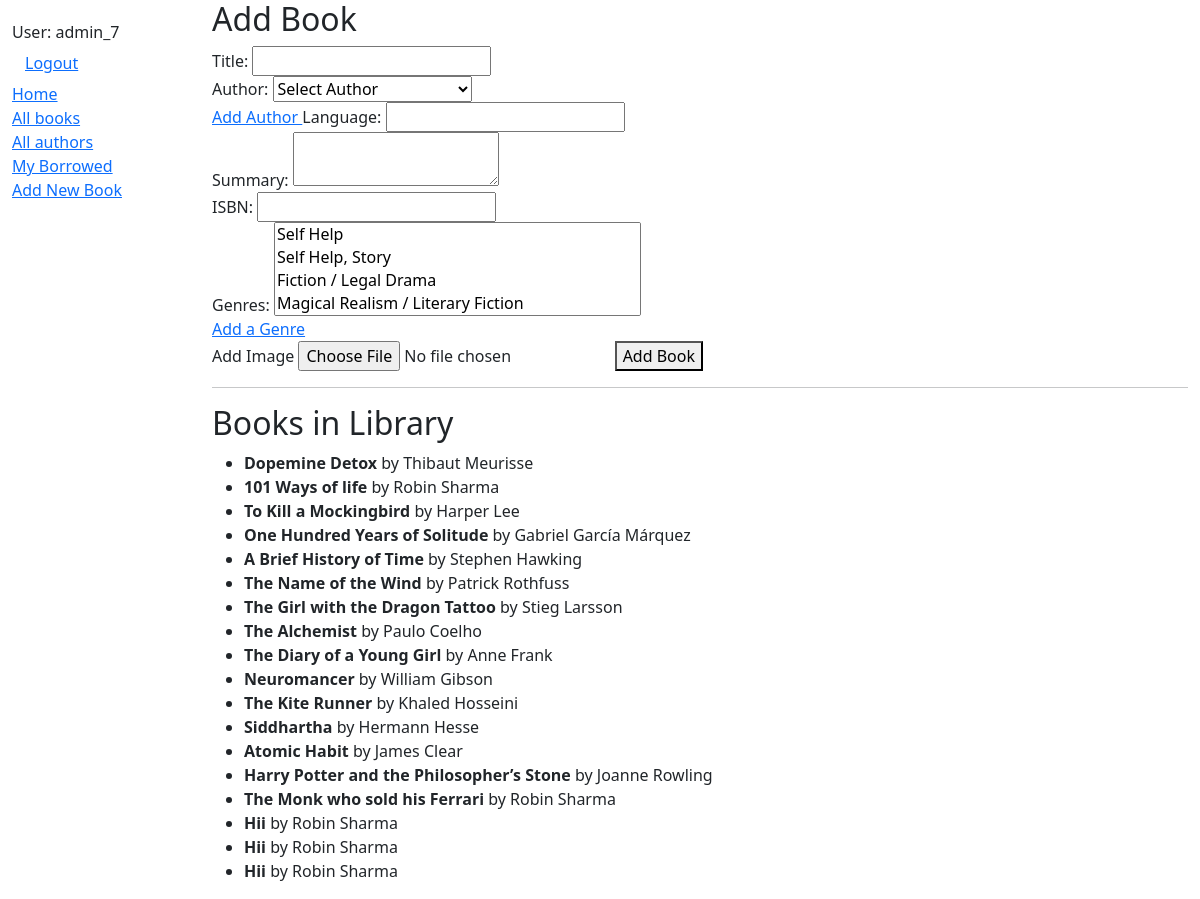
The page /catalog/addbook/ (signed in) on the database as committed earlier.
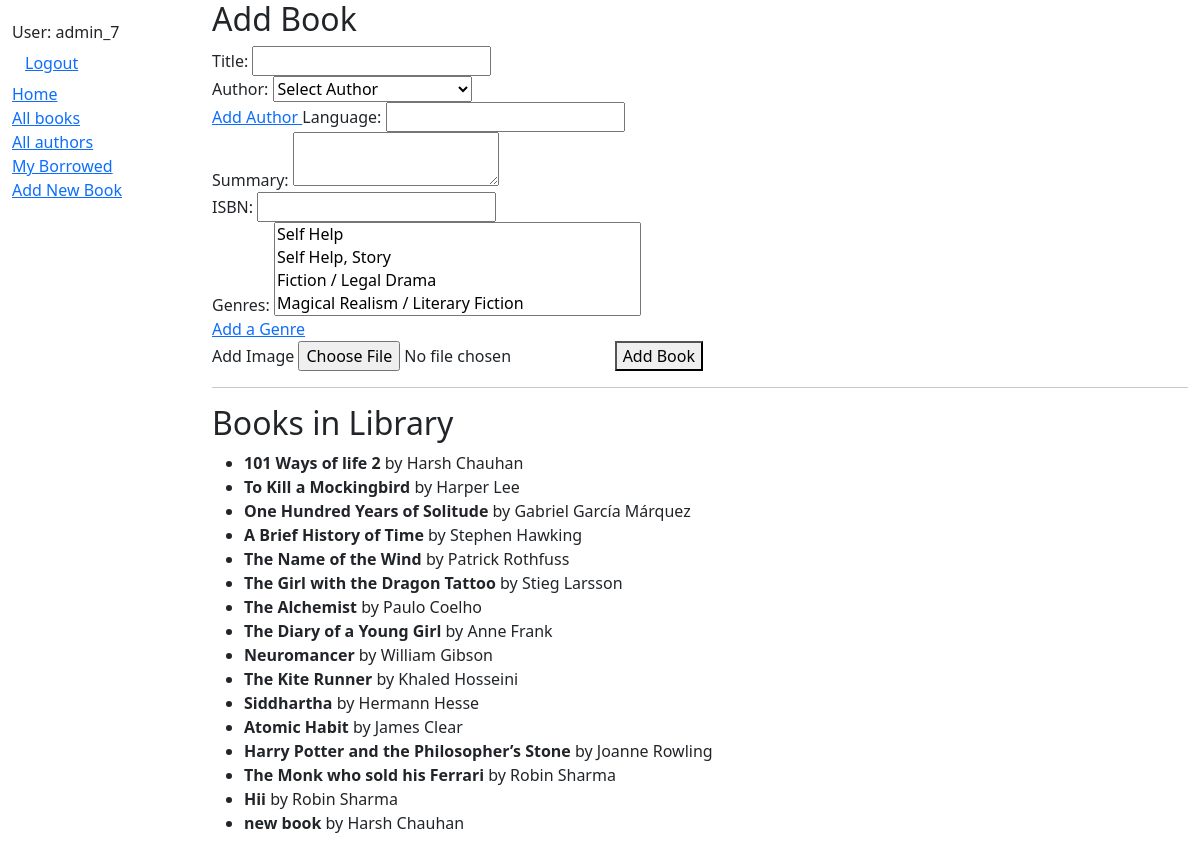
The same page on the database as committed later.
### myapp/models.py (models this page shows, shortened)
class Book(models.Model):
    title = models.CharField(max_length=200)
    author = models.ForeignKey('Author', on_delete=models.CASCADE, null=True)
    language=models.CharField(max_length=100, help_text="Language of the book",default="English")
    summary = models.TextField(
        max_length=1000, help_text="Enter a brief description of the book")
    isbn = models.CharField('ISBN', max_length=13,unique=True,help_text='13 Character '
    '<a href="https://www.isbn-international.org/content/what-isbn">ISBN number</a>')
    genre = models.ManyToManyField(
        Genre, help_text="Select a genre for this book")
    image=models.ImageField(upload_to='Book_Image', max_length=100,null=True,blank=True)

class Author(models.Model):
    first_name = models.CharField(max_length=100)
    last_name = models.CharField(max_length=100)
    date_of_birth = models.DateField(null=True, blank=True)
    date_of_death = models.DateField('Died', null=True, blank=True)
    language=models.CharField(max_length=100, help_text="In which language Author writes", default='English')
    class Meta:
        ordering = ['last_name', 'first_name']
    def __str__(self):
        return f' {self.first_name} {self.last_name}'

### myapp/views.py (the view, shortened to what this page needs)
# urls.py: path('addbook/', views.add_book, name='add-book'),
@login_required
def add_book(request):
    books=Book.objects.all()
    queryset_genres=Genre.objects.all()
    queryset_authors=Author.objects.all()
    context={'books':books,'genres':queryset_genres,'authors':queryset_authors,'is_edit':False,'book':None}
    return render (request, 'book_form.html', context)

### myapp/models.py (called while the page is built)
    def __str__(self):
        return self.name

### myapp/templates/book_form.html (shortened to what this page needs)
{% extends 'base.html'%}
{% block content%}
{%if is_edit %}
<h2> Edit Book </h2>
{% else %}
<h2> Add Book </h2>
{% endif %}
<form method="POST" enctype="multipart/form-data" action="{% if is_edit %}{% url 'edit-book' book.id%}
{% else %}{% url 'add-book' %}{% endif %}">
  <label>Title:</label>
  <input type="text" name="title" value="{{ book.title|default_if_none:'' }}" required><br>
  <label>Author:</label>
    <select name="author_id" placeholder="Select Author" required>
       <option value=""> Select Author </option>
    </select>
  <br>
    <a href="{% url 'add-author' %}"> Add Author </a>
  <label>Language:</label>
  <input type="text" name="language" value="{{ book.language|default_if_none:'' }}" required><br>
  <label>Summary:</label>
  <textarea name="summary" required>{{ book.summary|default_if_none:'' }}</textarea><br>
  <label>ISBN:</label>
  <input type="text" name="isbn" value="{{ book.isbn|default_if_none:'' }}" required><br>
  <label>Genres:</label>
  <select name="genre" multiple required>
    {% for genre in genres %}
      <option value="{{genre.id}}"
        {%if book and genre.id == book.genre.id.all %}selected{% endif %}>
      </option>
    {% endfor %}
  </select>
  <br>
  <a href="{% url 'add-genre' %}"> Add a Genre </a>
  <br>
  <label>Add Image</label>
  <input type="file" name="image" placeholder="Choose File">
  {% if is_edit%}
  <button type="edit"> Edit Book </button>
  {% else %}
  <button type="submit"> Add Book </button>
  {% endif %}
</form>
<hr>
<h2>Books in Library</h2>
<ul>
  {% if not is_edit%}
  {% for item in books %}
    <li><strong>{{ item.title }}</strong> by {{ item.author }}</li>
  {% empty %}
    <li>No books found.</li>
  {% endfor %}
</ul>
{% endif %}
{%endblock%}

Rows that differ between the two databases and show on the page:
removed Book: title "Dopemine Detox", author "Thibaut Meurisse"
removed Book: title "Hii", author "Robin Sharma"
removed Book: title "Hii", author "Robin Sharma"
changed Book: title "101 Ways of life" → "101 Ways of life 2"; author "Robin Sharma" → "Harsh Chauhan"
added Book: title "new book", author "Harsh Chauhan"
